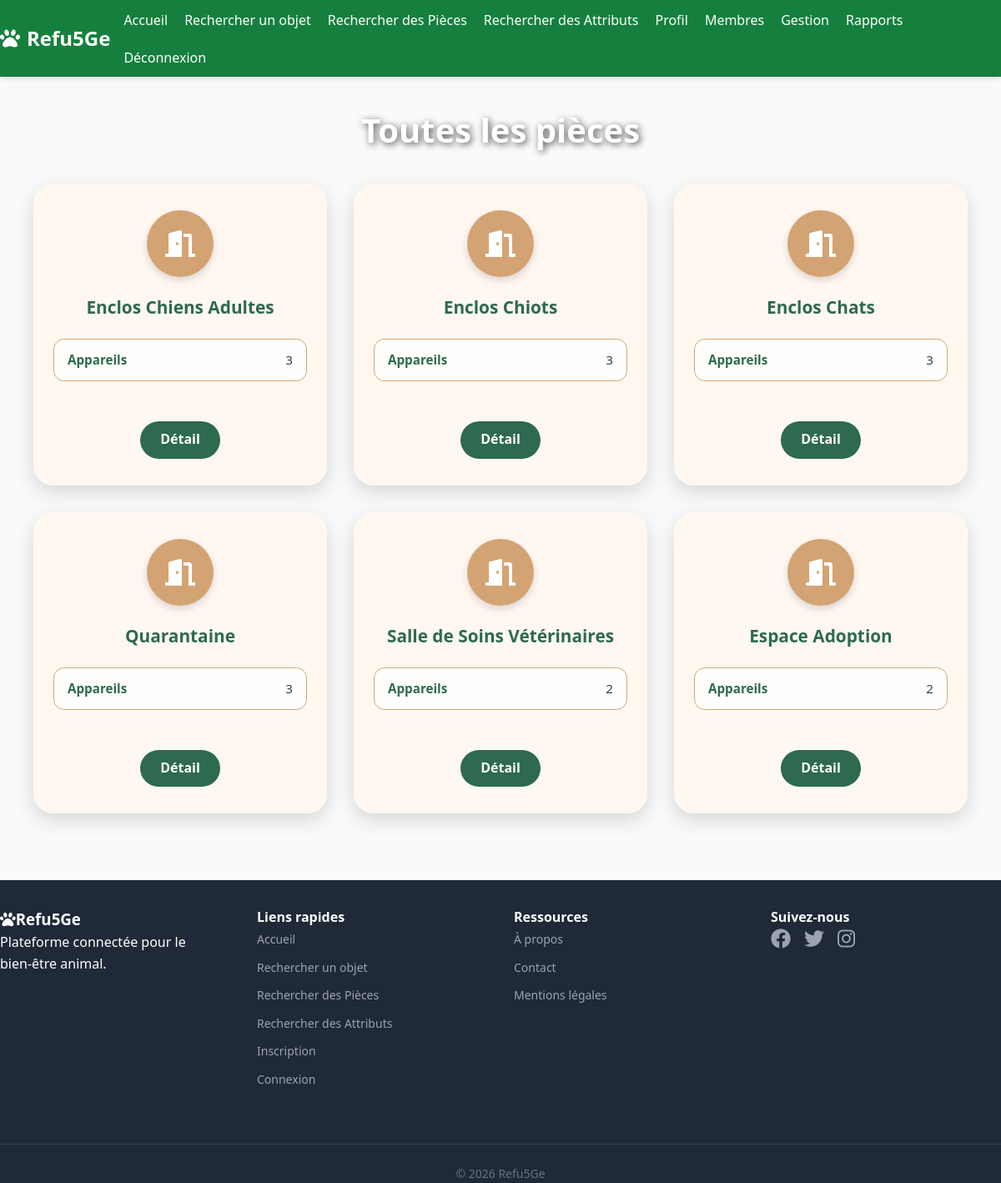
/gestion/allRooms/ (signed in), run on the app's committed database.
### core/models.py (models this page shows, shortened)
class Room(models.Model):
    id = models.AutoField(primary_key=True)
    name = models.CharField(max_length=100, unique=True)

### gestion/views.py (the view)
# urls.py: path("allRooms/", views.AllRooms.as_view(), name="all_rooms"),
class AllRooms(LoginRequiredMixin, ListView):
    model = Room
    template_name = "gestion/allRooms.html"
    def get_queryset(self):
        return Room.objects.all()

### templates/gestion/allRooms.html (shortened to what this page needs)
{% extends "base.html" %}
{% block body_class %}auth-page{% endblock %}
{% block content %}
<div class="auth-content">
    <div class="userlist-container">
        <h1 class="userlist-title">Toutes les pièces</h1>
        <div class="cards-grid">
            {% for room in object_list %}
                <div class="card">
                    <div class="avatar"><i class="fas fa-door-open"></i></div>
                    <h2>{{ room.name }}</h2>
                    <div class="info-row"><strong>Appareils</strong><span>{{ room.devices.count }}</span></div>
                    <div class="btn-row mt-3">
                        <a href="{% url 'room_detail' room.id %}" class="btn btn-primary btn-sm">Détail</a>
                    </div>
                </div>
            {% empty %}
                <p class="aucun-resultat">Aucune pièce enregistrée.</p>
            {% endfor %}
        </div>
    </div>
</div>
{% endblock %}

### static/css/styles.css (style rules this page uses)
:root { --green-primary: #16a34a; --green-dark: #15803d; --gray-bg: #f9fafb; --white: #ffffff; --amber: #b45f2a; --cream: #fef7e0; --text-dark: #421f1f; --green-main: #2d6a4f; }
*, *::before, *::after { box-sizing: border-box; margin: 0; padding: 0; }
html, body { font-family: 'Segoe UI', system-ui, sans-serif; line-height: 1.6; background-color: var(--gray-bg); }
body { display: flex; flex-direction: column; min-height: 100vh; }
a, button { transition: all 0.2s ease-in-out; }
.auth-page { background-image: url('https://images.unsplash.com/photo-1548199973-03cce0bbc87b?ixlib=rb-4.0.3&auto=format&fit=crop&w=1350&q=80'); background-size: cover; background-position: center; background-attachment: fixed; }
.auth-content { display: flex; align-items: center; justify-content: center; min-height: calc(100vh - 200px); padding: 2rem 1rem; }
.card { background-color: rgba(255, 248, 240, 0.92); max-width: 500px; width: 100%; padding: 2.5rem 2rem; border-radius: 1.5rem; box-shadow: 0 8px 25px rgba(0, 0, 0, 0.15); margin: 0 auto; }
.card h2 { text-align: center; font-size: 2rem; font-weight: 700; color: #2d6a4f; margin-bottom: 1.5rem; }
.avatar { width: 100px; height: 100px; border-radius: 50%; background-color: #d4a373; display: flex; align-items: center; justify-content: center; font-size: 2.5rem; font-weight: 700; color: white; margin: 0 auto 1.5rem; box-shadow: 0 4px 10px rgba(0, 0, 0, 0.15); }
.info-row { background: rgba(255, 255, 255, 0.85); border: 1px solid #d4a373; border-radius: 0.8rem; padding: 0.75rem 1rem; margin-bottom: 0.7rem; display: flex; justify-content: space-between; align-items: center; font-size: 0.95rem; color: #2c3e50; }
.info-row strong { color: #2d6a4f; font-weight: 600; white-space: nowrap; margin-right: 1rem; }
.btn { display: inline-block; padding: 0.6rem 1.5rem; border-radius: 999px; font-weight: 700; text-decoration: none; transition: background 0.3s, transform 0.2s; font-size: 1rem; cursor: pointer; border: none; text-align: center; }
.btn-primary { background: #2d6a4f; color: white; }
.btn-row { display: flex; gap: 0.8rem; justify-content: center; margin-top: 1.5rem; flex-wrap: wrap; }
.cards-grid { display: grid; grid-template-columns: repeat(auto-fit, minmax(280px, 1fr)); gap: 2rem; margin-top: 2rem; padding: 0 1.5rem; max-width: 1200px; margin-left: auto; margin-right: auto; }
.userlist-container { width: 100%; max-width: 1200px; margin: 0 auto; }
.cards-grid .card { max-width: none; padding: 2rem 1.5rem; display: flex; flex-direction: column; align-items: center; gap: 0.8rem; }
.cards-grid .avatar { width: 80px; height: 80px; font-size: 2rem; margin-bottom: 0.5rem; }
.cards-grid .card h2 { font-size: 1.3rem; margin-bottom: 0.5rem; }
.cards-grid .info-row { width: 100%; }
.userlist-title { text-align: center; font-size: 2.5rem; font-weight: 800; color: white; text-shadow: 2px 2px 8px rgba(0, 0, 0, 0.7); margin-bottom: 1.5rem; }

### data on the page
Room: name "Enclos Chiens Adultes", devices.count "3"
Room: name "Enclos Chiots", devices.count "3"
Room: name "Enclos Chats", devices.count "3"
Room: name "Quarantaine", devices.count "3"
Room: name "Salle de Soins Vétérinaires", devices.count "2"
Room: name "Espace Adoption", devices.count "2"
